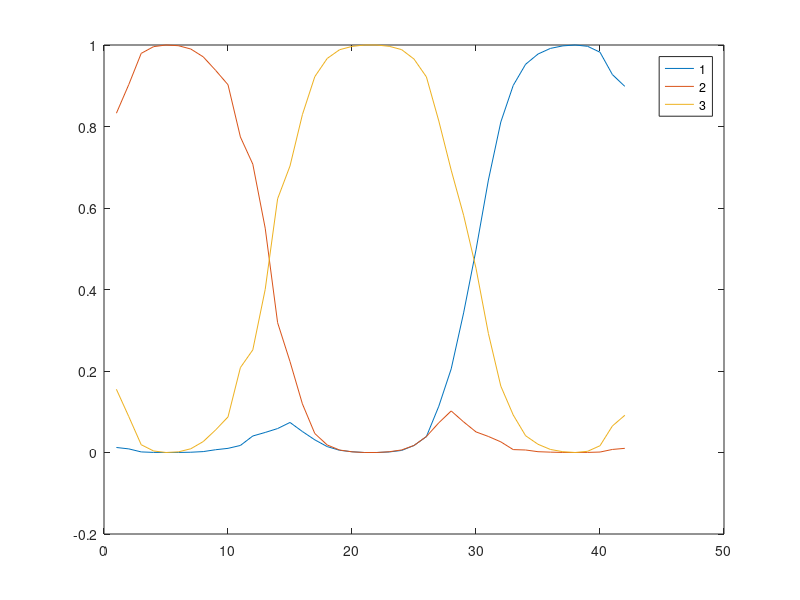

MATLAB code to generate this figure:
P=  [2.7272727e-001  0.0000000e+000  0.0000000e+000  4.5454545e-002  0.0000000e+000  4.5454545e-002  9.0909091e-002  1.3636364e-001  1.8181818e-001  0.0000000e+000  9.0909091e-002  4.5454545e-002  0.0000000e+000  0.0000000e+000  4.5454545e-002  0.0000000e+000  4.5454545e-002  0.0000000e+000  0.0000000e+000  0.0000000e+000  0.0000000e+000  0.0000000e+000  0.0000000e+000  0.0000000e+000  0.0000000e+000  0.0000000e+000  0.0000000e+000  0.0000000e+000  0.0000000e+000  0.0000000e+000  0.0000000e+000  0.0000000e+000  0.0000000e+000  0.0000000e+000  0.0000000e+000  0.0000000e+000  0.0000000e+000  0.0000000e+000  0.0000000e+000  0.0000000e+000  0.0000000e+000  0.0000000e+000;
  0.0000000e+000  1.6111111e-001  6.6666667e-002  1.2222222e-001  9.1666667e-002  1.1944444e-001  1.2222222e-001  8.0555556e-002  6.1111111e-002  5.2777778e-002  3.0555556e-002  1.6666667e-002  1.1111111e-002  8.3333333e-003  5.5555556e-003  8.3333333e-003  2.7777778e-003  5.5555556e-003  2.7777778e-003  5.5555556e-003  0.0000000e+000  0.0000000e+000  5.5555556e-003  5.5555556e-003  2.7777778e-003  2.7777778e-003  0.0000000e+000  5.5555556e-003  0.0000000e+000  0.0000000e+000  0.0000000e+000  2.7777778e-003  0.0000000e+000  0.0000000e+000  0.0000000e+000  0.0000000e+000  0.0000000e+000  0.0000000e+000  0.0000000e+000  0.0000000e+000  0.0000000e+000  0.0000000e+000;
  0.0000000e+000  1.0610080e-002  1.7948718e-001  1.6312997e-001  1.8213970e-001  1.9319187e-001  1.2953139e-001  6.3660477e-002  2.4756852e-002  1.5473033e-002  1.5030946e-002  8.3996463e-003  3.5366932e-003  1.7683466e-003  0.0000000e+000  3.0946065e-003  4.4208665e-004  4.4208665e-004  1.7683466e-003  4.4208665e-004  4.4208665e-004  4.4208665e-004  4.4208665e-004  4.4208665e-004  0.0000000e+000  0.0000000e+000  1.3262599e-003  0.0000000e+000  0.0000000e+000  0.0000000e+000  0.0000000e+000  0.0000000e+000  0.0000000e+000  0.0000000e+000  0.0000000e+000  0.0000000e+000  0.0000000e+000  0.0000000e+000  0.0000000e+000  0.0000000e+000  0.0000000e+000  0.0000000e+000;
  1.6268098e-004  7.1579632e-003  6.0029283e-002  2.7200260e-001  2.8469172e-001  2.1213600e-001  9.2728160e-002  3.3349601e-002  1.7732227e-002  8.9474540e-003  3.5789816e-003  2.4402147e-003  4.8804295e-004  6.5072393e-004  9.7608590e-004  9.7608590e-004  4.8804295e-004  3.2536197e-004  1.6268098e-004  0.0000000e+000  1.6268098e-004  0.0000000e+000  1.6268098e-004  1.6268098e-004  0.0000000e+000  3.2536197e-004  0.0000000e+000  1.6268098e-004  0.0000000e+000  0.0000000e+000  0.0000000e+000  0.0000000e+000  0.0000000e+000  0.0000000e+000  0.0000000e+000  0.0000000e+000  0.0000000e+000  0.0000000e+000  0.0000000e+000  0.0000000e+000  0.0000000e+000  0.0000000e+000;
  0.0000000e+000  4.2569659e-003  5.3147575e-002  2.2574819e-001  3.8725490e-001  2.0485036e-001  7.1465428e-002  2.6186791e-002  1.4834881e-002  5.4179567e-003  2.3219814e-003  1.1609907e-003  1.1609907e-003  2.5799794e-004  6.4499484e-004  0.0000000e+000  3.8699690e-004  2.5799794e-004  1.2899897e-004  1.2899897e-004  0.0000000e+000  0.0000000e+000  0.0000000e+000  1.2899897e-004  0.0000000e+000  0.0000000e+000  1.2899897e-004  0.0000000e+000  1.2899897e-004  0.0000000e+000  0.0000000e+000  0.0000000e+000  0.0000000e+000  0.0000000e+000  0.0000000e+000  0.0000000e+000  0.0000000e+000  0.0000000e+000  0.0000000e+000  0.0000000e+000  0.0000000e+000  0.0000000e+000;
  1.7562346e-004  7.5518089e-003  7.6747453e-002  2.2901300e-001  2.7889006e-001  2.5605901e-001  8.8514226e-002  3.4422199e-002  1.3698630e-002  7.3761855e-003  2.6343519e-003  2.1074816e-003  3.5124693e-004  3.5124693e-004  1.7562346e-004  7.0249385e-004  0.0000000e+000  3.5124693e-004  0.0000000e+000  1.7562346e-004  0.0000000e+000  0.0000000e+000  0.0000000e+000  0.0000000e+000  3.5124693e-004  0.0000000e+000  0.0000000e+000  3.5124693e-004  0.0000000e+000  0.0000000e+000  0.0000000e+000  0.0000000e+000  0.0000000e+000  0.0000000e+000  0.0000000e+000  0.0000000e+000  0.0000000e+000  0.0000000e+000  0.0000000e+000  0.0000000e+000  0.0000000e+000  0.0000000e+000;
  7.1684588e-004  1.5770609e-002  1.0501792e-001  2.0430108e-001  1.9856631e-001  1.8064516e-001  1.8637993e-001  5.4480287e-002  2.9749104e-002  9.3189964e-003  5.3763441e-003  1.4336918e-003  2.5089606e-003  1.7921147e-003  7.1684588e-004  1.0752688e-003  0.0000000e+000  0.0000000e+000  3.5842294e-004  0.0000000e+000  3.5842294e-004  7.1684588e-004  0.0000000e+000  3.5842294e-004  0.0000000e+000  3.5842294e-004  0.0000000e+000  0.0000000e+000  0.0000000e+000  0.0000000e+000  0.0000000e+000  0.0000000e+000  0.0000000e+000  0.0000000e+000  0.0000000e+000  0.0000000e+000  0.0000000e+000  0.0000000e+000  0.0000000e+000  0.0000000e+000  0.0000000e+000  0.0000000e+000;
  2.3183926e-003  2.2411128e-002  1.1128284e-001  1.5842349e-001  1.5687790e-001  1.5146832e-001  1.1746522e-001  1.6228748e-001  5.7187017e-002  2.0865533e-002  1.1591963e-002  7.7279753e-003  5.4095827e-003  1.5455951e-003  2.3183926e-003  2.3183926e-003  0.0000000e+000  1.5455951e-003  7.7279753e-004  7.7279753e-004  1.5455951e-003  0.0000000e+000  0.0000000e+000  7.7279753e-004  0.0000000e+000  1.5455951e-003  7.7279753e-004  7.7279753e-004  0.0000000e+000  0.0000000e+000  0.0000000e+000  0.0000000e+000  0.0000000e+000  0.0000000e+000  0.0000000e+000  0.0000000e+000  0.0000000e+000  0.0000000e+000  0.0000000e+000  0.0000000e+000  0.0000000e+000  0.0000000e+000;
  5.5096419e-003  3.0303030e-002  7.7134986e-002  1.5013774e-001  1.5840220e-001  1.0743802e-001  1.1432507e-001  1.0192837e-001  1.2947658e-001  3.7190083e-002  2.6170799e-002  1.5151515e-002  9.6418733e-003  4.1322314e-003  4.1322314e-003  1.3774105e-003  4.1322314e-003  0.0000000e+000  0.0000000e+000  2.7548209e-003  0.0000000e+000  2.7548209e-003  1.3774105e-003  0.0000000e+000  4.1322314e-003  2.7548209e-003  4.1322314e-003  0.0000000e+000  2.7548209e-003  1.3774105e-003  1.3774105e-003  0.0000000e+000  0.0000000e+000  0.0000000e+000  0.0000000e+000  0.0000000e+000  0.0000000e+000  0.0000000e+000  0.0000000e+000  0.0000000e+000  0.0000000e+000  0.0000000e+000;
  0.0000000e+000  4.7738693e-002  8.7939698e-002  1.3819095e-001  1.0552764e-001  1.0552764e-001  6.5326633e-002  6.7839196e-002  6.7839196e-002  1.4572864e-001  6.5326633e-002  3.7688442e-002  1.5075377e-002  5.0251256e-003  7.5376884e-003  1.0050251e-002  7.5376884e-003  2.5125628e-003  0.0000000e+000  0.0000000e+000  0.0000000e+000  0.0000000e+000  2.5125628e-003  2.5125628e-003  2.5125628e-003  0.0000000e+000  5.0251256e-003  0.0000000e+000  2.5125628e-003  0.0000000e+000  2.5125628e-003  0.0000000e+000  0.0000000e+000  0.0000000e+000  0.0000000e+000  0.0000000e+000  0.0000000e+000  0.0000000e+000  0.0000000e+000  0.0000000e+000  0.0000000e+000  0.0000000e+000;
  6.8027211e-003  3.7414966e-002  1.1564626e-001  7.4829932e-002  6.1224490e-002  5.1020408e-002  5.1020408e-002  5.1020408e-002  6.4625850e-002  8.8435374e-002  1.7006803e-001  3.4013605e-002  3.0612245e-002  2.0408163e-002  2.3809524e-002  1.0204082e-002  1.0204082e-002  1.3605442e-002  1.0204082e-002  1.0204082e-002  6.8027211e-003  6.8027211e-003  1.7006803e-002  3.4013605e-003  1.0204082e-002  0.0000000e+000  1.3605442e-002  0.0000000e+000  3.4013605e-003  0.0000000e+000  0.0000000e+000  0.0000000e+000  0.0000000e+000  3.4013605e-003  0.0000000e+000  0.0000000e+000  0.0000000e+000  0.0000000e+000  0.0000000e+000  0.0000000e+000  0.0000000e+000  0.0000000e+000;
  5.1020408e-003  3.0612245e-002  9.6938776e-002  7.6530612e-002  4.5918367e-002  6.1224490e-002  2.0408163e-002  5.1020408e-002  5.6122449e-002  7.6530612e-002  5.1020408e-002  1.3265306e-001  7.6530612e-002  4.5918367e-002  2.0408163e-002  5.1020408e-003  5.1020408e-003  5.1020408e-003  5.1020408e-003  5.1020408e-003  0.0000000e+000  0.0000000e+000  1.5306122e-002  2.0408163e-002  1.0204082e-002  3.0612245e-002  1.0204082e-002  1.5306122e-002  5.1020408e-003  0.0000000e+000  5.1020408e-003  5.1020408e-003  0.0000000e+000  5.1020408e-003  0.0000000e+000  0.0000000e+000  0.0000000e+000  0.0000000e+000  0.0000000e+000  0.0000000e+000  5.1020408e-003  0.0000000e+000;
  0.0000000e+000  2.5316456e-002  5.0632911e-002  1.8987342e-002  5.6962025e-002  1.2658228e-002  4.4303797e-002  4.4303797e-002  4.4303797e-002  3.7974684e-002  5.6962025e-002  9.4936709e-002  1.1392405e-001  8.2278481e-002  5.6962025e-002  1.2658228e-002  6.3291139e-003  2.5316456e-002  1.8987342e-002  6.3291139e-003  1.8987342e-002  2.5316456e-002  1.2658228e-002  1.2658228e-002  1.8987342e-002  1.8987342e-002  1.2658228e-002  3.1645570e-002  1.8987342e-002  6.3291139e-003  6.3291139e-003  6.3291139e-003  0.0000000e+000  0.0000000e+000  0.0000000e+000  0.0000000e+000  0.0000000e+000  0.0000000e+000  0.0000000e+000  0.0000000e+000  0.0000000e+000  0.0000000e+000;
  0.0000000e+000  1.5625000e-002  2.0833333e-002  2.0833333e-002  1.0416667e-002  1.0416667e-002  2.6041667e-002  1.0416667e-002  1.5625000e-002  1.0416667e-002  3.1250000e-002  4.6875000e-002  6.7708333e-002  1.5625000e-001  8.8541667e-002  4.1666667e-002  2.0833333e-002  3.1250000e-002  3.1250000e-002  2.6041667e-002  2.6041667e-002  2.0833333e-002  4.6875000e-002  3.1250000e-002  4.1666667e-002  5.2083333e-002  3.1250000e-002  3.1250000e-002  2.0833333e-002  0.0000000e+000  0.0000000e+000  5.2083333e-003  0.0000000e+000  5.2083333e-003  0.0000000e+000  5.2083333e-003  0.0000000e+000  0.0000000e+000  0.0000000e+000  0.0000000e+000  0.0000000e+000  0.0000000e+000;
  3.6764706e-003  7.3529412e-003  0.0000000e+000  2.2058824e-002  1.8382353e-002  3.6764706e-003  7.3529412e-003  1.1029412e-002  1.1029412e-002  1.1029412e-002  2.5735294e-002  1.4705882e-002  3.3088235e-002  6.2500000e-002  1.6176471e-001  9.1911765e-002  4.4117647e-002  4.0441176e-002  2.5735294e-002  4.4117647e-002  2.2058824e-002  2.2058824e-002  1.8382353e-002  5.1470588e-002  5.8823529e-002  6.2500000e-002  3.6764706e-002  3.6764706e-002  1.1029412e-002  1.4705882e-002  3.6764706e-003  7.3529412e-003  3.6764706e-003  0.0000000e+000  3.6764706e-003  3.6764706e-003  0.0000000e+000  3.6764706e-003  0.0000000e+000  0.0000000e+000  0.0000000e+000  0.0000000e+000;
  0.0000000e+000  5.6390977e-003  1.3157895e-002  1.1278195e-002  0.0000000e+000  7.5187970e-003  5.6390977e-003  5.6390977e-003  1.8796992e-003  7.5187970e-003  5.6390977e-003  1.8796992e-003  3.7593985e-003  1.5037594e-002  4.6992481e-002  1.7293233e-001  1.0714286e-001  5.4511278e-002  3.3834586e-002  3.1954887e-002  3.7593985e-002  3.9473684e-002  6.0150376e-002  6.9548872e-002  7.3308271e-002  5.6390977e-002  6.5789474e-002  3.0075188e-002  1.5037594e-002  1.3157895e-002  5.6390977e-003  0.0000000e+000  1.8796992e-003  0.0000000e+000  0.0000000e+000  0.0000000e+000  0.0000000e+000  0.0000000e+000  0.0000000e+000  0.0000000e+000  0.0000000e+000  0.0000000e+000;
  1.0245902e-003  1.0245902e-003  1.0245902e-003  3.0737705e-003  3.0737705e-003  0.0000000e+000  0.0000000e+000  0.0000000e+000  3.0737705e-003  3.0737705e-003  3.0737705e-003  1.0245902e-003  1.0245902e-003  4.0983607e-003  1.2295082e-002  5.8401639e-002  1.3114754e-001  7.0696721e-002  5.7377049e-002  4.7131148e-002  6.2500000e-002  6.9672131e-002  9.8360656e-002  1.0348361e-001  1.0860656e-001  8.2991803e-002  4.5081967e-002  1.0245902e-002  7.1721311e-003  2.0491803e-003  3.0737705e-003  3.0737705e-003  2.0491803e-003  0.0000000e+000  0.0000000e+000  0.0000000e+000  0.0000000e+000  0.0000000e+000  0.0000000e+000  0.0000000e+000  0.0000000e+000  0.0000000e+000;
  0.0000000e+000  7.4074074e-004  3.7037037e-004  7.4074074e-004  7.4074074e-004  7.4074074e-004  0.0000000e+000  7.4074074e-004  0.0000000e+000  3.7037037e-004  1.4814815e-003  3.7037037e-004  1.4814815e-003  2.2222222e-003  4.0740741e-003  1.0740741e-002  2.5555556e-002  1.5185185e-001  9.0370370e-002  8.2222222e-002  9.4444444e-002  1.0481481e-001  1.1629630e-001  1.3370370e-001  1.0666667e-001  4.2962963e-002  1.3703704e-002  4.8148148e-003  2.9629630e-003  1.4814815e-003  7.4074074e-004  0.0000000e+000  3.7037037e-004  7.4074074e-004  3.7037037e-004  0.0000000e+000  3.7037037e-004  0.0000000e+000  3.7037037e-004  0.0000000e+000  3.7037037e-004  0.0000000e+000;
  0.0000000e+000  1.3706140e-004  5.4824561e-004  1.3706140e-004  1.3706140e-004  0.0000000e+000  1.3706140e-004  1.3706140e-004  0.0000000e+000  0.0000000e+000  4.1118421e-004  1.3706140e-004  4.1118421e-004  8.2236842e-004  9.5942982e-004  2.4671053e-003  7.6754386e-003  3.3442982e-002  1.6885965e-001  1.2458882e-001  1.2445175e-001  1.4158443e-001  1.7105263e-001  1.4473684e-001  5.1123904e-002  1.5899123e-002  5.3453947e-003  1.7817982e-003  9.5942982e-004  6.8530702e-004  4.1118421e-004  1.3706140e-004  2.7412281e-004  2.7412281e-004  0.0000000e+000  0.0000000e+000  0.0000000e+000  1.3706140e-004  0.0000000e+000  0.0000000e+000  1.3706140e-004  0.0000000e+000;
  0.0000000e+000  1.2597632e-004  6.2988158e-005  0.0000000e+000  6.2988158e-005  6.2988158e-005  0.0000000e+000  6.2988158e-005  1.2597632e-004  0.0000000e+000  1.8896447e-004  6.2988158e-005  6.2988158e-005  3.1494079e-004  7.5585790e-004  1.0707987e-003  2.8974553e-003  1.3983371e-002  5.7256236e-002  2.3078861e-001  1.9098010e-001  2.0427060e-001  1.9526329e-001  7.3696145e-002  1.7384732e-002  6.0468632e-003  2.2045855e-003  5.0390527e-004  6.9286974e-004  1.2597632e-004  6.2988158e-005  1.2597632e-004  1.8896447e-004  0.0000000e+000  6.2988158e-005  0.0000000e+000  1.2597632e-004  0.0000000e+000  6.2988158e-005  3.1494079e-004  0.0000000e+000  0.0000000e+000;
  0.0000000e+000  0.0000000e+000  4.1390728e-005  4.1390728e-005  0.0000000e+000  0.0000000e+000  4.1390728e-005  8.2781457e-005  0.0000000e+000  0.0000000e+000  8.2781457e-005  0.0000000e+000  1.2417219e-004  2.0695364e-004  2.4834437e-004  8.2781457e-004  2.5248344e-003  1.0554636e-002  3.7582781e-002  1.2549669e-001  3.4428808e-001  2.9048013e-001  1.3042219e-001  4.0728477e-002  1.0927152e-002  3.5182119e-003  7.8642384e-004  2.0695364e-004  3.7251656e-004  8.2781457e-005  1.2417219e-004  0.0000000e+000  0.0000000e+000  1.2417219e-004  0.0000000e+000  0.0000000e+000  4.1390728e-005  0.0000000e+000  0.0000000e+000  0.0000000e+000  4.1390728e-005  0.0000000e+000;
  0.0000000e+000  0.0000000e+000  4.0960105e-005  0.0000000e+000  0.0000000e+000  0.0000000e+000  8.1920210e-005  0.0000000e+000  8.1920210e-005  0.0000000e+000  8.1920210e-005  0.0000000e+000  1.6384042e-004  1.6384042e-004  2.4576063e-004  8.6016220e-004  2.7852871e-003  1.1591710e-002  4.2311788e-002  1.3283362e-001  2.8745802e-001  3.4709593e-001  1.2300319e-001  3.6044892e-002  1.0485787e-002  3.1129680e-003  8.1920210e-004  8.1920210e-005  8.1920210e-005  8.1920210e-005  8.1920210e-005  4.0960105e-005  4.0960105e-005  0.0000000e+000  8.1920210e-005  8.1920210e-005  4.0960105e-005  0.0000000e+000  0.0000000e+000  8.1920210e-005  4.0960105e-005  0.0000000e+000;
  0.0000000e+000  1.2415420e-004  6.2077100e-005  6.2077100e-005  0.0000000e+000  0.0000000e+000  0.0000000e+000  0.0000000e+000  6.2077100e-005  6.2077100e-005  3.1038550e-004  1.8623130e-004  1.2415420e-004  5.5869390e-004  3.1038550e-004  1.9864672e-003  5.9594016e-003  1.9492209e-002  7.7472220e-002  1.9243901e-001  1.9560494e-001  1.8641753e-001  2.4036253e-001  5.7855857e-002  1.3781116e-002  4.1591657e-003  1.0553107e-003  5.5869390e-004  3.1038550e-004  6.2077100e-005  1.2415420e-004  6.2077100e-005  0.0000000e+000  6.2077100e-005  0.0000000e+000  0.0000000e+000  0.0000000e+000  6.2077100e-005  1.8623130e-004  1.2415420e-004  0.0000000e+000  0.0000000e+000;
  0.0000000e+000  2.7921262e-004  1.3960631e-004  1.3960631e-004  1.3960631e-004  0.0000000e+000  1.3960631e-004  1.3960631e-004  0.0000000e+000  1.3960631e-004  1.3960631e-004  5.5842524e-004  2.7921262e-004  8.3763786e-004  1.9544883e-003  5.1654335e-003  1.4100237e-002  5.0397878e-002  1.4742426e-001  1.6333938e-001  1.3737261e-001  1.2285355e-001  1.3011308e-001  1.7562474e-001  3.5320396e-002  7.2595281e-003  2.3733073e-003  9.7724417e-004  8.3763786e-004  5.5842524e-004  2.7921262e-004  0.0000000e+000  1.3960631e-004  0.0000000e+000  0.0000000e+000  0.0000000e+000  1.3960631e-004  0.0000000e+000  0.0000000e+000  8.3763786e-004  0.0000000e+000  0.0000000e+000;
  0.0000000e+000  3.7792895e-004  0.0000000e+000  0.0000000e+000  0.0000000e+000  7.5585790e-004  0.0000000e+000  0.0000000e+000  1.1337868e-003  3.7792895e-004  1.1337868e-003  7.5585790e-004  1.1337868e-003  3.0234316e-003  6.0468632e-003  1.4739229e-002  4.0060469e-002  1.0884354e-001  1.4096750e-001  1.0430839e-001  9.9773243e-002  9.6749811e-002  8.3900227e-002  9.5616024e-002  1.5117158e-001  2.5321240e-002  9.0702948e-003  4.1572184e-003  2.6455026e-003  3.7792895e-004  1.5117158e-003  1.5117158e-003  1.1337868e-003  3.7792895e-004  3.7792895e-004  3.7792895e-004  0.0000000e+000  7.5585790e-004  7.5585790e-004  3.7792895e-004  3.7792895e-004  0.0000000e+000;
  0.0000000e+000  9.5238095e-004  0.0000000e+000  1.9047619e-003  0.0000000e+000  0.0000000e+000  9.5238095e-004  1.9047619e-003  1.9047619e-003  0.0000000e+000  0.0000000e+000  5.7142857e-003  2.8571429e-003  9.5238095e-003  1.6190476e-002  2.8571429e-002  7.7142857e-002  1.1047619e-001  1.1047619e-001  9.1428571e-002  8.0952381e-002  7.2380952e-002  6.3809524e-002  4.9523810e-002  6.3809524e-002  1.3714286e-001  3.2380952e-002  1.3333333e-002  6.6666667e-003  2.8571429e-003  3.8095238e-003  9.5238095e-004  1.9047619e-003  0.0000000e+000  1.9047619e-003  9.5238095e-004  1.9047619e-003  2.8571429e-003  9.5238095e-004  0.0000000e+000  1.9047619e-003  0.0000000e+000;
  0.0000000e+000  0.0000000e+000  6.0000000e-003  0.0000000e+000  2.0000000e-003  0.0000000e+000  0.0000000e+000  2.0000000e-003  6.0000000e-003  4.0000000e-003  8.0000000e-003  4.0000000e-003  4.0000000e-003  1.2000000e-002  2.0000000e-002  7.0000000e-002  8.8000000e-002  7.4000000e-002  7.8000000e-002  7.0000000e-002  3.8000000e-002  4.0000000e-002  3.4000000e-002  3.4000000e-002  4.8000000e-002  6.8000000e-002  1.6400000e-001  3.4000000e-002  1.8000000e-002  4.0000000e-003  4.0000000e-003  2.0000000e-003  8.0000000e-003  4.0000000e-003  4.0000000e-003  6.0000000e-003  6.0000000e-003  6.0000000e-003  1.6000000e-002  2.0000000e-003  1.0000000e-002  2.0000000e-003;
  0.0000000e+000  8.7719298e-003  0.0000000e+000  4.3859649e-003  0.0000000e+000  8.7719298e-003  0.0000000e+000  4.3859649e-003  0.0000000e+000  0.0000000e+000  0.0000000e+000  1.3157895e-002  2.1929825e-002  2.6315789e-002  4.3859649e-002  7.0175439e-002  4.3859649e-002  5.7017544e-002  5.7017544e-002  3.5087719e-002  2.1929825e-002  8.7719298e-003  3.9473684e-002  3.0701754e-002  4.8245614e-002  6.1403509e-002  7.4561404e-002  1.0526316e-001  3.9473684e-002  3.0701754e-002  1.7543860e-002  3.5087719e-002  8.7719298e-003  4.3859649e-003  8.7719298e-003  1.3157895e-002  8.7719298e-003  2.1929825e-002  8.7719298e-003  8.7719298e-003  8.7719298e-003  0.0000000e+000;
  0.0000000e+000  0.0000000e+000  0.0000000e+000  0.0000000e+000  4.6728972e-003  0.0000000e+000  0.0000000e+000  0.0000000e+000  9.3457944e-003  4.6728972e-003  4.6728972e-003  4.6728972e-003  1.4018692e-002  1.8691589e-002  1.4018692e-002  3.7383178e-002  3.2710280e-002  3.7383178e-002  3.2710280e-002  5.1401869e-002  4.2056075e-002  9.3457944e-003  2.3364486e-002  2.8037383e-002  3.2710280e-002  3.2710280e-002  4.2056075e-002  4.2056075e-002  1.4953271e-001  7.4766355e-002  4.2056075e-002  5.1401869e-002  1.4018692e-002  0.0000000e+000  2.8037383e-002  9.3457944e-003  2.3364486e-002  1.4018692e-002  5.1401869e-002  1.4018692e-002  9.3457944e-003  0.0000000e+000;
  0.0000000e+000  0.0000000e+000  0.0000000e+000  0.0000000e+000  0.0000000e+000  0.0000000e+000  0.0000000e+000  0.0000000e+000  7.0422535e-003  0.0000000e+000  0.0000000e+000  0.0000000e+000  7.0422535e-003  0.0000000e+000  2.8169014e-002  4.9295775e-002  1.4084507e-002  2.8169014e-002  3.5211268e-002  1.4084507e-002  1.4084507e-002  1.4084507e-002  7.0422535e-003  2.8169014e-002  7.0422535e-003  2.1126761e-002  1.4084507e-002  4.9295775e-002  1.1267606e-001  1.6901408e-001  4.9295775e-002  2.1126761e-002  1.4084507e-002  3.5211268e-002  1.4084507e-002  3.5211268e-002  3.5211268e-002  6.3380282e-002  2.8169014e-002  4.9295775e-002  2.8169014e-002  7.0422535e-003;
  0.0000000e+000  0.0000000e+000  0.0000000e+000  0.0000000e+000  0.0000000e+000  0.0000000e+000  0.0000000e+000  0.0000000e+000  5.3763441e-003  5.3763441e-003  0.0000000e+000  5.3763441e-003  5.3763441e-003  0.0000000e+000  5.3763441e-003  1.6129032e-002  1.6129032e-002  1.0752688e-002  1.6129032e-002  5.3763441e-003  1.6129032e-002  1.0752688e-002  1.0752688e-002  1.0752688e-002  2.1505376e-002  2.1505376e-002  1.0752688e-002  2.1505376e-002  4.8387097e-002  3.7634409e-002  1.6129032e-001  8.6021505e-002  4.3010753e-002  3.2258065e-002  4.8387097e-002  3.7634409e-002  5.9139785e-002  6.4516129e-002  7.5268817e-002  6.9892473e-002  2.1505376e-002  0.0000000e+000;
  0.0000000e+000  3.5971223e-003  0.0000000e+000  0.0000000e+000  0.0000000e+000  0.0000000e+000  0.0000000e+000  0.0000000e+000  0.0000000e+000  0.0000000e+000  0.0000000e+000  3.5971223e-003  3.5971223e-003  3.5971223e-003  7.1942446e-003  0.0000000e+000  1.0791367e-002  0.0000000e+000  3.5971223e-003  7.1942446e-003  0.0000000e+000  3.5971223e-003  3.5971223e-003  0.0000000e+000  1.4388489e-002  3.5971223e-003  3.5971223e-003  2.8776978e-002  3.9568345e-002  1.0791367e-002  5.7553957e-002  1.8705036e-001  6.4748201e-002  6.4748201e-002  5.3956835e-002  6.4748201e-002  7.5539568e-002  6.4748201e-002  7.9136691e-002  8.6330935e-002  3.9568345e-002  1.0791367e-002;
  0.0000000e+000  0.0000000e+000  0.0000000e+000  0.0000000e+000  0.0000000e+000  0.0000000e+000  0.0000000e+000  0.0000000e+000  0.0000000e+000  0.0000000e+000  0.0000000e+000  0.0000000e+000  0.0000000e+000  0.0000000e+000  2.5773196e-003  2.5773196e-003  5.1546392e-003  2.5773196e-003  5.1546392e-003  7.7319588e-003  0.0000000e+000  2.5773196e-003  0.0000000e+000  2.5773196e-003  7.7319588e-003  5.1546392e-003  1.0309278e-002  5.1546392e-003  7.7319588e-003  5.1546392e-003  2.0618557e-002  4.6391753e-002  1.7010309e-001  5.1546392e-002  6.7010309e-002  1.0051546e-001  1.0824742e-001  1.0567010e-001  1.2113402e-001  9.0206186e-002  4.3814433e-002  2.5773196e-003;
  0.0000000e+000  0.0000000e+000  0.0000000e+000  0.0000000e+000  0.0000000e+000  0.0000000e+000  0.0000000e+000  0.0000000e+000  0.0000000e+000  0.0000000e+000  1.7064846e-003  1.7064846e-003  0.0000000e+000  1.7064846e-003  0.0000000e+000  0.0000000e+000  0.0000000e+000  3.4129693e-003  3.4129693e-003  0.0000000e+000  5.1194539e-003  0.0000000e+000  1.7064846e-003  0.0000000e+000  1.7064846e-003  0.0000000e+000  3.4129693e-003  1.7064846e-003  0.0000000e+000  8.5324232e-003  1.0238908e-002  3.0716724e-002  3.4129693e-002  1.1262799e-001  6.9965870e-002  1.1262799e-001  1.1945392e-001  1.5699659e-001  1.5017065e-001  1.2798635e-001  3.9249147e-002  1.7064846e-003;
  0.0000000e+000  0.0000000e+000  0.0000000e+000  0.0000000e+000  0.0000000e+000  0.0000000e+000  0.0000000e+000  0.0000000e+000  0.0000000e+000  0.0000000e+000  0.0000000e+000  0.0000000e+000  0.0000000e+000  0.0000000e+000  7.7639752e-004  0.0000000e+000  0.0000000e+000  7.7639752e-004  0.0000000e+000  7.7639752e-004  0.0000000e+000  1.5527950e-003  0.0000000e+000  0.0000000e+000  7.7639752e-004  1.5527950e-003  1.5527950e-003  1.5527950e-003  4.6583851e-003  1.5527950e-003  6.9875776e-003  1.1645963e-002  2.0186335e-002  3.1832298e-002  1.6459627e-001  1.0791925e-001  1.4829193e-001  1.8167702e-001  1.7003106e-001  1.0714286e-001  3.1832298e-002  2.3291925e-003;
  0.0000000e+000  0.0000000e+000  0.0000000e+000  0.0000000e+000  0.0000000e+000  0.0000000e+000  0.0000000e+000  0.0000000e+000  0.0000000e+000  0.0000000e+000  0.0000000e+000  0.0000000e+000  0.0000000e+000  3.6523009e-004  3.6523009e-004  0.0000000e+000  0.0000000e+000  0.0000000e+000  0.0000000e+000  0.0000000e+000  0.0000000e+000  7.3046019e-004  0.0000000e+000  0.0000000e+000  3.6523009e-004  3.6523009e-004  1.0956903e-003  1.0956903e-003  7.3046019e-004  1.8261505e-003  2.5566107e-003  6.5741417e-003  1.4243974e-002  2.4105186e-002  5.0766983e-002  1.8261505e-001  1.6581446e-001  2.2096421e-001  2.0306793e-001  1.0628196e-001  1.5704894e-002  3.6523009e-004;
  0.0000000e+000  0.0000000e+000  0.0000000e+000  0.0000000e+000  0.0000000e+000  0.0000000e+000  0.0000000e+000  0.0000000e+000  0.0000000e+000  0.0000000e+000  0.0000000e+000  0.0000000e+000  0.0000000e+000  0.0000000e+000  0.0000000e+000  0.0000000e+000  0.0000000e+000  1.8070112e-004  0.0000000e+000  3.6140224e-004  1.8070112e-004  1.8070112e-004  0.0000000e+000  1.8070112e-004  0.0000000e+000  3.6140224e-004  5.4210336e-004  3.6140224e-004  9.0350560e-004  9.0350560e-004  1.9877123e-003  3.7947235e-003  7.5894471e-003  1.2649078e-002  3.4513914e-002  8.2038309e-002  2.5804120e-001  2.8460426e-001  2.3473076e-001  6.7401518e-002  7.5894471e-003  9.0350560e-004;
  0.0000000e+000  0.0000000e+000  0.0000000e+000  0.0000000e+000  0.0000000e+000  0.0000000e+000  0.0000000e+000  0.0000000e+000  0.0000000e+000  0.0000000e+000  0.0000000e+000  0.0000000e+000  0.0000000e+000  0.0000000e+000  1.2838619e-004  0.0000000e+000  0.0000000e+000  0.0000000e+000  1.2838619e-004  0.0000000e+000  0.0000000e+000  0.0000000e+000  1.2838619e-004  0.0000000e+000  2.5677237e-004  3.8515856e-004  3.8515856e-004  6.4193093e-004  3.8515856e-004  1.1554757e-003  1.5406342e-003  2.3109513e-003  5.2638336e-003  1.1811529e-002  3.0042367e-002  7.7673642e-002  2.0220824e-001  3.8695596e-001  2.1979715e-001  5.4178970e-002  4.4935165e-003  1.2838619e-004;
  0.0000000e+000  0.0000000e+000  0.0000000e+000  0.0000000e+000  0.0000000e+000  0.0000000e+000  0.0000000e+000  0.0000000e+000  0.0000000e+000  0.0000000e+000  0.0000000e+000  0.0000000e+000  0.0000000e+000  0.0000000e+000  0.0000000e+000  0.0000000e+000  0.0000000e+000  1.6512550e-004  0.0000000e+000  1.6512550e-004  0.0000000e+000  0.0000000e+000  4.9537649e-004  0.0000000e+000  3.3025099e-004  1.6512550e-004  1.3210040e-003  3.3025099e-004  1.8163804e-003  6.6050198e-004  2.3117569e-003  3.6327609e-003  7.7608983e-003  1.4531044e-002  3.6162483e-002  9.1809775e-002  2.1449802e-001  2.8269485e-001  2.7608983e-001  5.7959049e-002  6.9352708e-003  1.6512550e-004;
  0.0000000e+000  0.0000000e+000  0.0000000e+000  0.0000000e+000  0.0000000e+000  0.0000000e+000  0.0000000e+000  0.0000000e+000  0.0000000e+000  0.0000000e+000  0.0000000e+000  0.0000000e+000  0.0000000e+000  0.0000000e+000  0.0000000e+000  0.0000000e+000  0.0000000e+000  0.0000000e+000  0.0000000e+000  2.3126735e-003  0.0000000e+000  9.2506938e-004  9.2506938e-004  2.7752081e-003  4.6253469e-004  0.0000000e+000  4.6253469e-004  9.2506938e-004  1.3876041e-003  3.2377428e-003  6.0129510e-003  1.1100833e-002  1.6188714e-002  3.4690102e-002  6.3829787e-002  1.3459759e-001  1.7252544e-001  1.9518964e-001  1.6234968e-001  1.7576318e-001  1.3876041e-002  4.6253469e-004;
  0.0000000e+000  0.0000000e+000  0.0000000e+000  0.0000000e+000  0.0000000e+000  0.0000000e+000  0.0000000e+000  0.0000000e+000  0.0000000e+000  0.0000000e+000  0.0000000e+000  2.5773196e-003  0.0000000e+000  0.0000000e+000  0.0000000e+000  0.0000000e+000  0.0000000e+000  2.5773196e-003  2.5773196e-003  0.0000000e+000  2.5773196e-003  2.5773196e-003  0.0000000e+000  0.0000000e+000  2.5773196e-003  5.1546392e-003  1.2886598e-002  5.1546392e-003  5.1546392e-003  1.0309278e-002  1.0309278e-002  2.8350515e-002  4.3814433e-002  5.9278351e-002  1.0567010e-001  1.1082474e-001  1.0824742e-001  9.0206186e-002  1.0824742e-001  7.7319588e-002  2.0103093e-001  2.5773196e-003;
  0.0000000e+000  0.0000000e+000  0.0000000e+000  0.0000000e+000  0.0000000e+000  0.0000000e+000  0.0000000e+000  0.0000000e+000  0.0000000e+000  0.0000000e+000  0.0000000e+000  0.0000000e+000  0.0000000e+000  0.0000000e+000  0.0000000e+000  0.0000000e+000  0.0000000e+000  0.0000000e+000  0.0000000e+000  0.0000000e+000  0.0000000e+000  0.0000000e+000  0.0000000e+000  0.0000000e+000  0.0000000e+000  0.0000000e+000  2.9411765e-002  0.0000000e+000  0.0000000e+000  2.9411765e-002  0.0000000e+000  8.8235294e-002  2.9411765e-002  2.9411765e-002  8.8235294e-002  2.9411765e-002  1.4705882e-001  2.9411765e-002  2.9411765e-002  2.9411765e-002  2.9411765e-002  4.1176471e-001];

[V D]=eig(P);
[W,E]=eig(P');
p=W(:,1);
p=p/sum(p);


n=3;          %3 metastabile Bereiche, da 3 EW in der Naehe von 1
X=V(:,1:n);
d=diag(p);
for k=1:n
    for i=1:1:k-1
       X(:,k)=X(:,k)-(X(:,i)'*d*V(:,k))*X(:,i);
end
 X(:,k)=X(:,k)/sqrt(X(:,k)'*d*X(:,k));  %Normalisieren
end

%for k=1:n
 %   X(:,k)=X(:,k)/sqrt(X(:,k)'*D*X(:,k));  %Normalisieren
%end

				      
Y=X;
ind=zeros(1,n);
norm=zeros(42,1);
step1=true;

for k=1:n

for j=1:42
norm(j)=Y(j,:)*Y(j,:)';
end
ind(k)=find(norm==max(norm),1);

if step1
step1=false;
Y=Y-repmat(Y(ind(k),:),42,1);
else
v=Y(ind(k),:)/sqrt(Y(ind(k),:)*Y(ind(k),:)');

for i=1:42
	Y(i,:)=Y(i,:)-(v*Y(i,:)')*v;
end

end

end

for k=1:n
B(k,1:n)=X(ind(k),:);
end
A=inv(B);

		   chi=X*A;

plot(chi)
legend('1','2','3')
sym=diag(p)*P;
max(max(sym-sym'))

